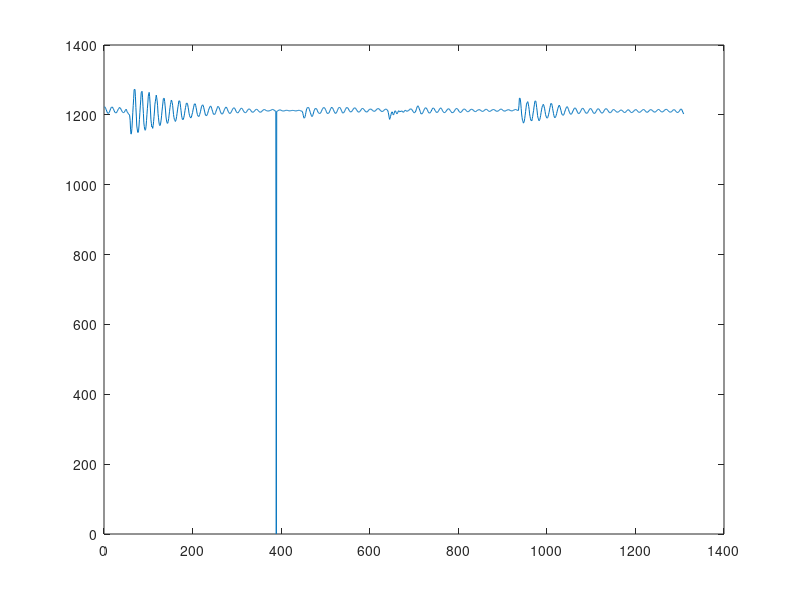

MATLAB code to generate this figure: (Note: this script raises an error after producing the figure.)
% load your data (text file with your two columns)
load SystemData.txt;

% sample index, reducing of input to get single step instead of square wave
x = 1:1:length(SystemData);
dataSize = length(SystemData);
in = 0.01 * ones(dataSize,1);
SystemData(x > 2900,:)=[];
x(x > 2900)=[];

% plot data
figure(1)
plot(x,SystemData(:,1)); hold on
%plot(x,data(:,2)); hold off

% prepare data for tftest, 100 is a random chosen sampling time
tfdata = iddata(SystemData(:,1),in,0.01);

% estimate system, factor 5 -> number of poles (variable as desired)
sys = tfest(tfdata,2,0)

% plot step response (factor 5 comes from input)
figure(2)
step(2*sys)